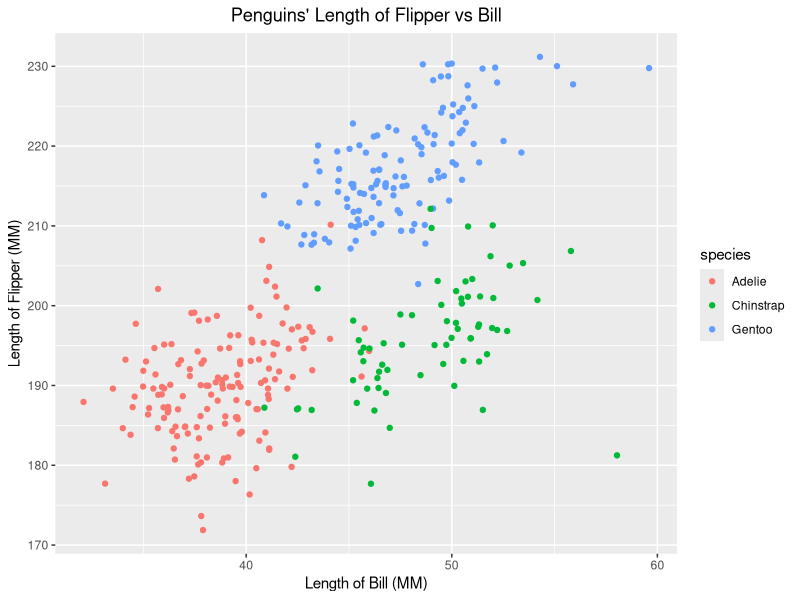
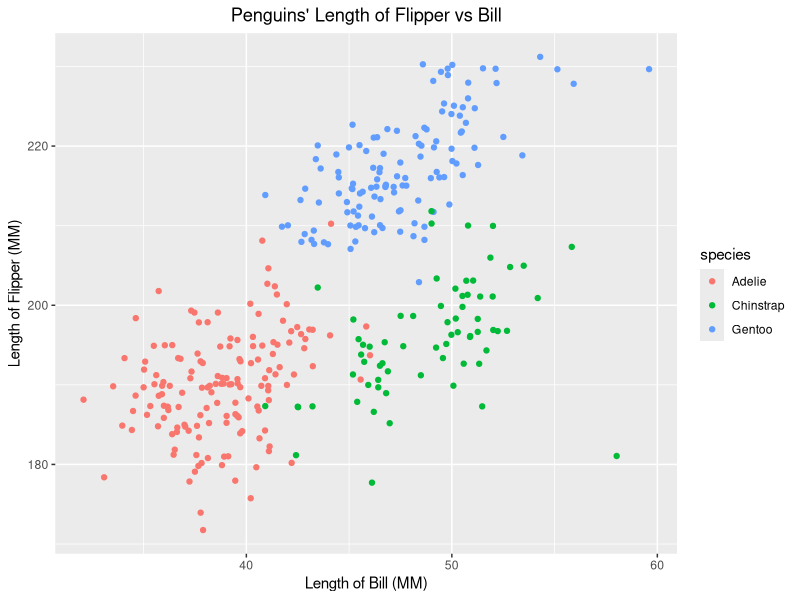

The R script that drew these images, in order:
## ---- chunk 1
knitr::opts_chunk$set(echo = TRUE)
#install.packages(c("tidyverse","skimr"))
## ---- chunk 2
library(tidyverse)
## ---- chunk 3
df_P1 <- tibble(
  samp = rnorm(10),
  samp_grt_0 = samp > 0,
  char = strsplit("thesereten",split = '')[[1]],
  fac = factor(strsplit("abcabcacba", split = '')[[1]]) #what i am confusing here is that this function create list, and list() and c() behave so inconsistantly in R, is there any good sugguestion to avoid list() overall? Or good way to detected before bugging?
)
str(df_P1)

df_P1 <- df_P1 %>%
  mutate(
    in_samp_grt_0 = as.integer(get('samp_grt_0')),
    fac_samp_grt_0 = as.factor(as.character(get('samp_grt_0'))),
    result = as.numeric(get('fac_samp_grt_0'))*get('samp')
  )
df_P1
## ---- chunk 4
data("penguins",package = "palmerpenguins")
## ---- chunk 5
skimr::skim_without_charts(penguins)
## ---- chunk 6
plt_data = penguins %>%
  filter(
    !is.na(get("flipper_length_mm")),
    !is.na(get("bill_length_mm"))
  )%>%
  select("flipper_length_mm","bill_length_mm","species")
plt_flivbil <- ggplot(
  data  = plt_data,
  aes_string(x = "bill_length_mm",
             y = "flipper_length_mm",
             color = "species"
             )) +
  geom_jitter() +
  labs(
    y = "Length of Flipper (MM)",
    x = "Length of Bill (MM)"
  )+
  ggtitle("Penguins' Length of Flipper vs Bill")+
  theme(plot.title = element_text(hjust = 0.5))
ggsave(plot = plt_flivbil,
filename = paste(here::here(),"Result/p8105_hw1_zl2974_flipper_v_bill.png",sep="/")
)
show(plt_flivbil)
